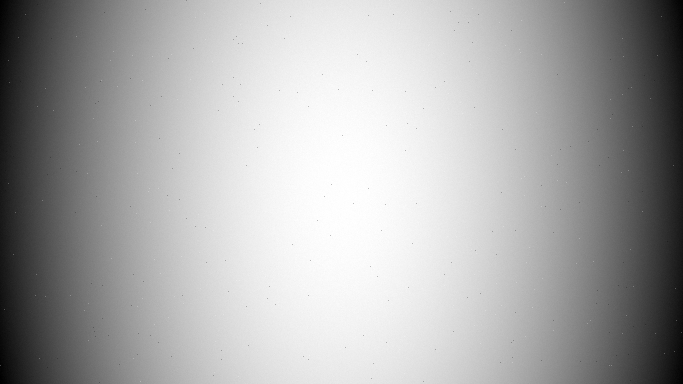
#> input picture 4_curve_detection/calib_im1.jpg, 1366 x 768 px (shown at 1/2 size)
$ python ex4a.py
#> lines starting #> are read from the running program, lines starting #| are printed output that depends on the picture
# %% [markdown]
# # EX4a: Vignetting
# In photography and optics, vignetting is a reduction of an
# image's brightness or saturation toward the periphery compared
# to the image center.
#
# Mechanical vignetting (for example) occurs when light beams emanating from
# object points located off-axis are partially blocked by
# external objects such as thick or stacked filters, secondary
# lenses, and improper lens hoods. [Wikipedia]
#
# Read more about it here:
# https://en.wikipedia.org/wiki/Vignetting
# https://photographylife.com/what-is-vignetting
#
# You are an algorithm engineer in a new cutting-edge camera
# startup with a new problem of automatically correct vignetting problems.

# The simple approach:
# Getting a calibration image of a white wall and then simply divide this calib_im with each raw image to get a fixed image.
# The problem:
# Not enough memory in the camera to save multiple calib images per each lens configuration.
#
# The New process the we propose is as follows:
# 1. For each new lens the end-user wants to use, he will shoot one calibration image of a white wall.
# 2. Calibration params are saved for this lens configuration.
# 3. The user can now work with this lens configuration and the vignetting will be corrected for all images.

# Behind the scenes we need to build 3 functions:
# 1. `get_index_matrix()` that returns the
# index matrix (called `X` in our lesson). We will build this in python but our engineers will convert it to ASIC,
# so this function CAN'T change.
# 2. `get_calib_coeffs(calib_map)` that gets a raw image of the white wall and returns the betta vector (the calibration params).
# 3. `fix_raw_im(b, vig_im)` that gets the user image and the betta vector and fixes the image vignetting.
# It reconstruct the calib image input from (2) using (1) + betta vector and then divide the input image with this reconstructed calib_map to get a fixed image.

# %%
# to run in google colab
import sys

if "google.colab" in sys.modules:

    def download_from_web(url):
        import requests

        response = requests.get(url)
        if response.status_code == 200:
            with open(url.split("/")[-1], "wb") as file:
                file.write(response.content)
        else:
            raise Exception(
                f"Failed to download the image. Status code: {response.status_code}"
            )

    download_from_web(
        "https://github.com/YoniChechik/AI_is_Math/raw/master/c_04a_curve_fitting/ex4a/calib_im1.jpg"
    )
    download_from_web(
        "https://github.com/YoniChechik/AI_is_Math/raw/master/c_04a_curve_fitting/ex4a/calib_im2.jpg"
    )
    download_from_web(
        "https://github.com/YoniChechik/AI_is_Math/raw/master/c_04a_curve_fitting/ex4a/calib_im3.jpg"
    )
    download_from_web(
        "https://github.com/YoniChechik/AI_is_Math/raw/master/c_04a_curve_fitting/ex4a/vignette_im1.jpg"
    )
    download_from_web(
        "https://github.com/YoniChechik/AI_is_Math/raw/master/c_04a_curve_fitting/ex4a/vignette_im2.jpg"
    )
    download_from_web(
        "https://github.com/YoniChechik/AI_is_Math/raw/master/c_04a_curve_fitting/ex4a/vignette_im3.jpg"
    )

# %%
import cv2
import matplotlib.pyplot as plt
import numpy as np

IMAGE_SHAPE = [768, 1366]


# %%
def get_index_matrix():
    y, x = np.meshgrid(np.arange(IMAGE_SHAPE[0]), np.arange(IMAGE_SHAPE[1]), indexing='ij')
    y = y.reshape(-1, 1)
    x = x.reshape(-1, 1)
    # X is the raw dataset from which we will reconstruct the calib map
    # X@b = calib_map
    # TODO: build X using x,y and function of them
    # hint: use np.concatenate()
    # hint2: the calibration map looks radial- so to build a good representation of it we need to use x,y but also x^2, y^2 and even xy.
    # this is only one line, but a hard one
    X = np.concatenate([np.ones_like(x),
                    x,
                    y,
                    x**2,
                    x*y,
                    y**2], axis=1)
    return X


# %%
def get_calib_coeffs(calib_map):
    # This is the calibration function when he user switches lenses.
    # Since it's memory consuming to save the intire calib map,
    # we will save only a parametric representation of it using X,b
    y = calib_map.reshape(-1,1)

    # build X
    X = get_index_matrix()
    b, _, _, _ = np.linalg.lstsq(X, y, rcond=None)

    return b


# %%


def fix_raw_im(b, vig_im):
    # Each image taken is passed through this block to correct for vignetting

    # build data matrix X
    X = get_index_matrix()

    reconstructed_calib_im_column_vector = X @ b
    # reshape into 2d image
    # build 3 copies of the 2d result and concat along the third dim, in order to divide with RGB images
    rec_calib_map = reconstructed_calib_im_column_vector.reshape(IMAGE_SHAPE[0], IMAGE_SHAPE[1])
    # remove cases where value is 0 to prevent division by 0
    #epsilon = 1e-6
    #rec_calib_map = np.maximum(res_2d, epsilon)
    rec_calib_map_rgb = np.dstack([rec_calib_map]*3)
    vig_im = vig_im.astype(float) / 255.0

    res = vig_im / rec_calib_map_rgb

    # return the final result + rec_calib_map for debug and testing purposes.
    return res, rec_calib_map


# %%
def calib_testing(calib_map, rec_calib_map):
    # test your calib map reconstruction relative to the original
    # calib map
    # this is just for testing in the lab, not for the end user...

    rmse = np.sqrt(np.mean((rec_calib_map - calib_map)**2))

    abs_error_map = np.abs(rec_calib_map - calib_map)

    plt.figure()
    plt.imshow(abs_error_map)
    plt.colorbar()
    plt.title("rmse error is " + str(rmse) + ". L1 map:")
    plt.show()


# %%
if __name__ == "__main__":
    for i in range(3):
        calib_im = cv2.imread("calib_im" + str(i + 1) + ".jpg")
#> calib_im is the input picture: shape (768, 1366, 3); min 0, max 255, mean 169.5
        calib_im = cv2.cvtColor(calib_im, cv2.COLOR_BGR2GRAY)
#> calib_im: shape (768, 1366)
        calib_map = calib_im.astype(float) / 255

        vig_im = cv2.imread("vignette_im" + str(i + 1) + ".jpg")
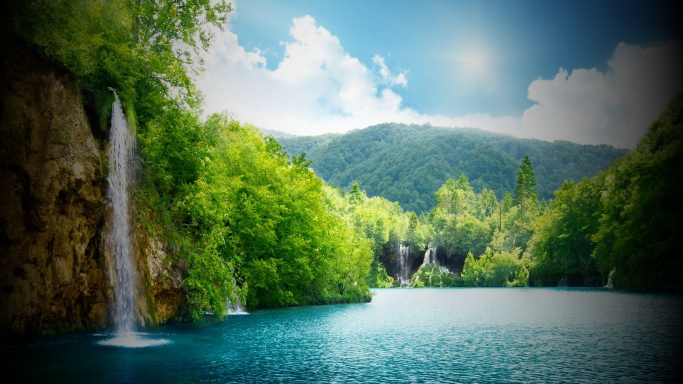
#> input picture 4_curve_detection/vignette_im1.jpg, 1366 x 768 px (shown at 1/2 size)
#> vig_im is the input picture: shape (768, 1366, 3); mean B, G, R 91.3, 110.9, 84.6
        vig_im = cv2.cvtColor(vig_im, cv2.COLOR_BGR2RGB)

        # ===== happens in the factory per lens setup
        b = get_calib_coeffs(calib_map)
#> in get_calib_coeffs, `b, _, _, _ = np.linalg.lstsq(X, y, rcond=None)`: b = [-0.00151, 0.00265, 0.000498, -1.94e-06, 1.27e-10, -6.48e-07]

        # ===== b is then saved to the camera hardware coupled to the lens configuration.
        # so to fix the problem one must use b on the raw image each time he takes a photo:
        res, rec_calib_map = fix_raw_im(b, vig_im)
#> in fix_raw_im, `vig_im = vig_im.astype(float) / 255.0`:
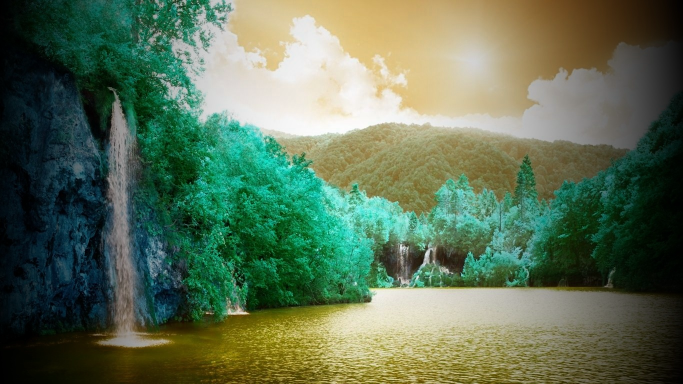
#> vig_im: shape (768, 1366, 3) float64 (shown at 1/2 size); mean of channels 0, 1, 2 0.332, 0.435, 0.358; drawn as B, G, R
#> in fix_raw_im, `res = vig_im / rec_calib_map_rgb`:
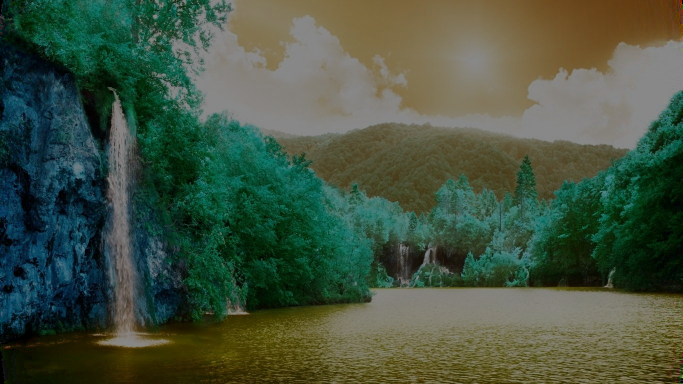
#> res: shape (768, 1366, 3) float64 (shown at 1/2 size); mean of channels 0, 1, 2 0.475, 0.614, 0.495; drawn with min black and max white

        # ===== plot results
        plt.figure()
        plt.imshow(vig_im)
        plt.title("original image")
        plt.show()

        plt.figure()
        plt.imshow(res)
        plt.title("fixed image")
        plt.show()
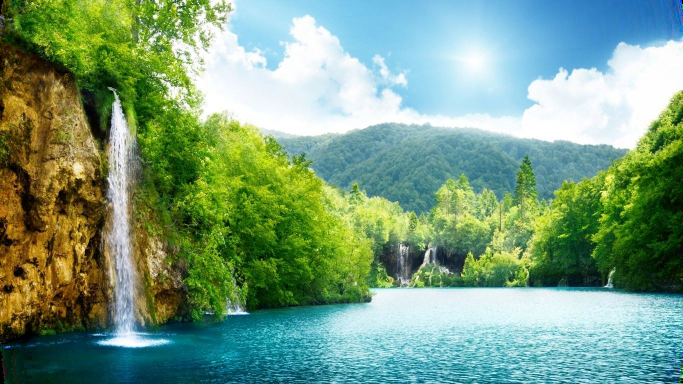
#> shown: shape (768, 1366, 3) float64 (shown at 1/2 size); mean R, G, B 0.475, 0.614, 0.495

        calib_testing(calib_map, rec_calib_map)
#> in calib_testing, `rmse = np.sqrt(np.mean((rec_calib_map - calib_map)**2))`: rmse = 0.0147
#> in calib_testing, `abs_error_map = np.abs(rec_calib_map - calib_map)`:
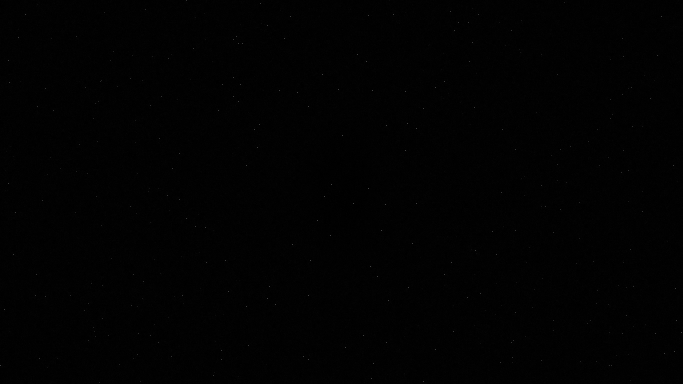
#> abs_error_map: shape (768, 1366) float64 (shown at 1/2 size); min 2.64e-08, max 0.996, mean 0.00729
#> in calib_testing, `plt.show()`:
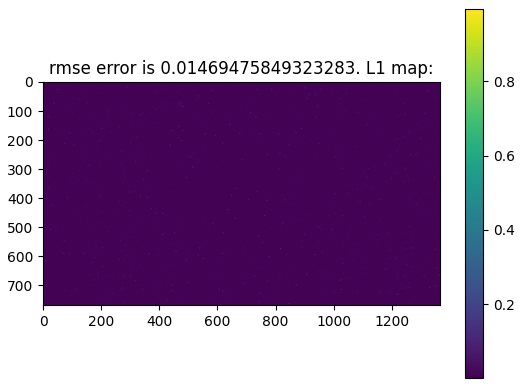
#> figure drawn by matplotlib, 2 panels
#> pass 2 of the loop `for i in range(3):`:
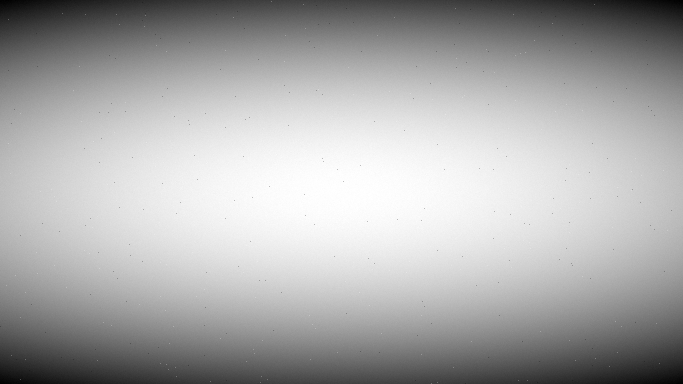
#> input picture 4_curve_detection/calib_im2.jpg, 1366 x 768 px (shown at 1/2 size)
#> calib_im is the input picture: shape (768, 1366, 3); min 0, max 255, mean 169.5
#> calib_im: shape (768, 1366)
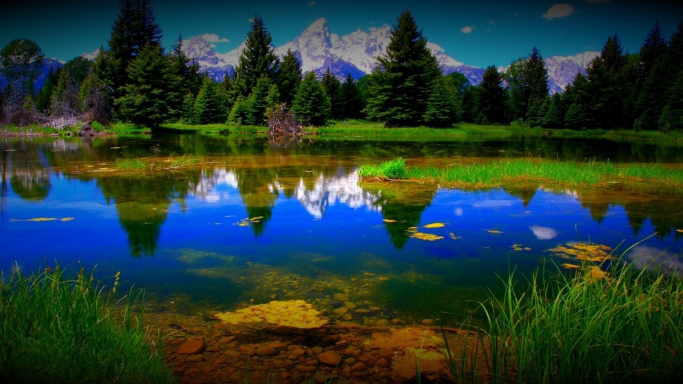
#> input picture 4_curve_detection/vignette_im2.jpg, 1366 x 768 px (shown at 1/2 size)
#> vig_im is the input picture: shape (768, 1366, 3); mean B, G, R 52.1, 58.8, 37.1
#> `b = get_calib_coeffs(calib_map)`: b = [-0.00175, 0.000754, 0.00386, -5.52e-07, -6.42e-11, -5.03e-06]
#> rmse = 0.0146
#> in calib_testing (call 2), `plt.show()`:
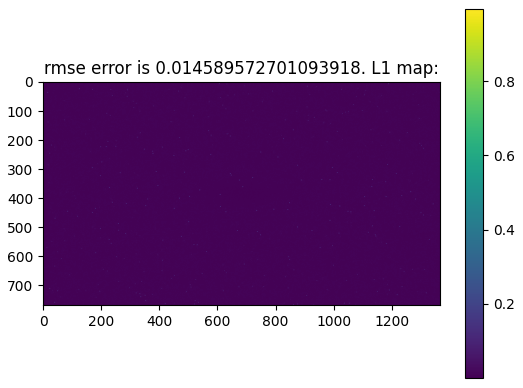
#> figure drawn by matplotlib, 2 panels
#> pass 3 of the loop `for i in range(3):`:
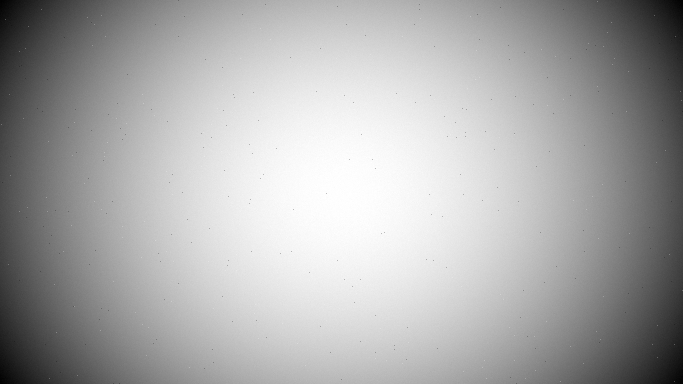
#> input picture 4_curve_detection/calib_im3.jpg, 1366 x 768 px (shown at 1/2 size)
#> calib_im is the input picture: shape (768, 1366, 3); min 0, max 255, mean 169.5
#> calib_im: shape (768, 1366)
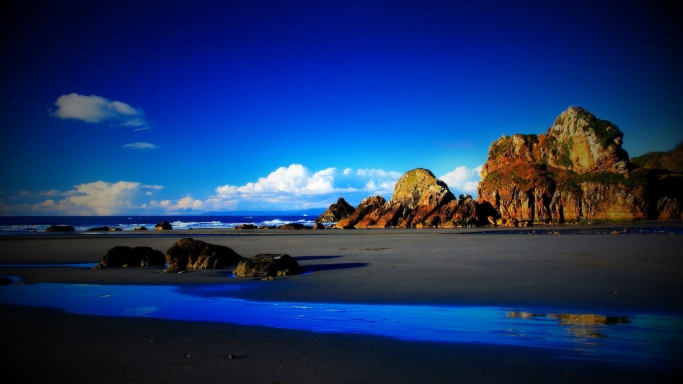
#> input picture 4_curve_detection/vignette_im3.jpg, 1366 x 768 px (shown at 1/2 size)
#> vig_im is the input picture: shape (768, 1366, 3); mean B, G, R 100.7, 51.1, 25.5
#> `b = get_calib_coeffs(calib_map)`: b = [-0.00161, 0.00208, 0.0015, -1.53e-06, 1.83e-10, -1.95e-06]
#> rmse = 0.0148
#> in calib_testing (call 3), `plt.show()`:
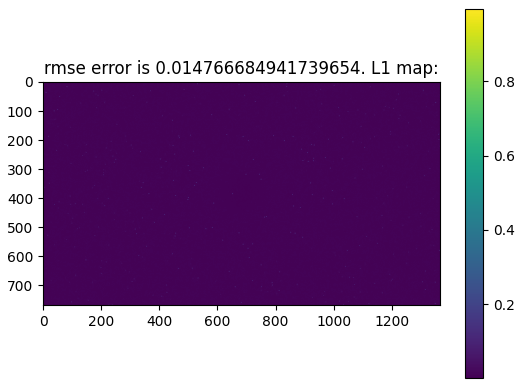
#> figure drawn by matplotlib, 2 panels

# %%
